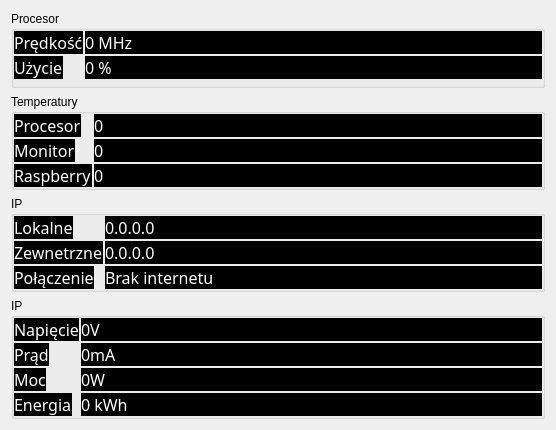
<?xml version="1.0" encoding="UTF-8"?>
<ui version="4.0">
 <class>Stats</class>
 <widget class="QWidget" name="Stats">
  <property name="geometry">
   <rect>
    <x>0</x>
    <y>0</y>
    <width>556</width>
    <height>430</height>
   </rect>
  </property>
  <property name="windowTitle">
   <string>Form</string>
  </property>
  <layout class="QVBoxLayout" name="verticalLayout">
   <item>
    <widget class="QGroupBox" name="cpuBox">
     <property name="styleSheet">
      <string notr="true">border-color: rgb(186, 189, 182);</string>
     </property>
     <property name="title">
      <string>Procesor</string>
     </property>
     <property name="flat">
      <bool>true</bool>
     </property>
     <layout class="QFormLayout" name="formLayoutProcesor">
      <property name="horizontalSpacing">
       <number>2</number>
      </property>
      <property name="verticalSpacing">
       <number>2</number>
      </property>
      <property name="leftMargin">
       <number>0</number>
      </property>
      <property name="topMargin">
       <number>0</number>
      </property>
      <property name="rightMargin">
       <number>0</number>
      </property>
      <property name="bottomMargin">
       <number>0</number>
      </property>
      <item row="0" column="0">
       <widget class="QLabel" name="etCpuSpeed">
        <property name="font">
         <font>
          <family>Roboto Slab ExtraLight</family>
          <pointsize>12</pointsize>
         </font>
        </property>
        <property name="styleSheet">
         <string notr="true">color: rgb(255, 255, 255);
background-color: rgb(0, 0, 0);</string>
        </property>
        <property name="text">
         <string>Prędkość</string>
        </property>
       </widget>
      </item>
      <item row="1" column="0">
       <widget class="QLabel" name="label">
        <property name="font">
         <font>
          <family>Roboto Slab ExtraLight</family>
          <pointsize>12</pointsize>
         </font>
        </property>
        <property name="styleSheet">
         <string notr="true">color: rgb(255, 255, 255);
background-color: rgb(0, 0, 0);</string>
        </property>
        <property name="text">
         <string>Użycie</string>
        </property>
       </widget>
      </item>
      <item row="1" column="1">
       <widget class="QLabel" name="cpuUsage">
        <property name="font">
         <font>
          <family>Roboto Slab ExtraLight</family>
          <pointsize>12</pointsize>
         </font>
        </property>
        <property name="styleSheet">
         <string notr="true">color: rgb(255, 255, 255);
background-color: rgb(0, 0, 0);</string>
        </property>
        <property name="text">
         <string>0 %</string>
        </property>
       </widget>
      </item>
      <item row="0" column="1">
       <widget class="QLabel" name="cpuSpeed">
        <property name="font">
         <font>
          <family>Roboto Slab ExtraLight</family>
          <pointsize>12</pointsize>
         </font>
        </property>
        <property name="styleSheet">
         <string notr="true">color: rgb(255, 255, 255);
background-color: rgb(0, 0, 0);</string>
        </property>
        <property name="text">
         <string>0 MHz</string>
        </property>
       </widget>
      </item>
     </layout>
    </widget>
   </item>
   <item>
    <widget class="QGroupBox" name="tempBox">
     <property name="title">
      <string>Temperatury</string>
     </property>
     <layout class="QFormLayout" name="formLayoutTemp">
      <property name="horizontalSpacing">
       <number>2</number>
      </property>
      <property name="verticalSpacing">
       <number>2</number>
      </property>
      <property name="leftMargin">
       <number>0</number>
      </property>
      <property name="topMargin">
       <number>0</number>
      </property>
      <property name="rightMargin">
       <number>0</number>
      </property>
      <property name="bottomMargin">
       <number>0</number>
      </property>
      <item row="0" column="0">
       <widget class="QLabel" name="etProcesro">
        <property name="font">
         <font>
          <family>Roboto Slab ExtraLight</family>
          <pointsize>12</pointsize>
         </font>
        </property>
        <property name="styleSheet">
         <string notr="true">color: rgb(255, 255, 255);
background-color: rgb(0, 0, 0);</string>
        </property>
        <property name="text">
         <string>Procesor</string>
        </property>
       </widget>
      </item>
      <item row="0" column="1">
       <widget class="QLabel" name="tempGPU">
        <property name="font">
         <font>
          <family>Roboto Slab ExtraLight</family>
          <pointsize>12</pointsize>
         </font>
        </property>
        <property name="styleSheet">
         <string notr="true">color: rgb(255, 255, 255);
background-color: rgb(0, 0, 0);</string>
        </property>
        <property name="text">
         <string>0</string>
        </property>
       </widget>
      </item>
      <item row="1" column="0">
       <widget class="QLabel" name="etMonitor">
        <property name="font">
         <font>
          <family>Roboto Slab ExtraLight</family>
          <pointsize>12</pointsize>
         </font>
        </property>
        <property name="styleSheet">
         <string notr="true">color: rgb(255, 255, 255);
background-color: rgb(0, 0, 0);</string>
        </property>
        <property name="text">
         <string>Monitor</string>
        </property>
       </widget>
      </item>
      <item row="1" column="1">
       <widget class="QLabel" name="tempMonitor">
        <property name="font">
         <font>
          <family>Roboto Slab ExtraLight</family>
          <pointsize>12</pointsize>
         </font>
        </property>
        <property name="styleSheet">
         <string notr="true">color: rgb(255, 255, 255);
background-color: rgb(0, 0, 0);</string>
        </property>
        <property name="text">
         <string>0</string>
        </property>
       </widget>
      </item>
      <item row="2" column="0">
       <widget class="QLabel" name="etRaspberry">
        <property name="font">
         <font>
          <family>Roboto Slab ExtraLight</family>
          <pointsize>12</pointsize>
         </font>
        </property>
        <property name="styleSheet">
         <string notr="true">color: rgb(255, 255, 255);
background-color: rgb(0, 0, 0);</string>
        </property>
        <property name="text">
         <string>Raspberry</string>
        </property>
       </widget>
      </item>
      <item row="2" column="1">
       <widget class="QLabel" name="tempRasp">
        <property name="font">
         <font>
          <family>Roboto Slab ExtraLight</family>
          <pointsize>12</pointsize>
         </font>
        </property>
        <property name="styleSheet">
         <string notr="true">color: rgb(255, 255, 255);
background-color: rgb(0, 0, 0);</string>
        </property>
        <property name="text">
         <string>0</string>
        </property>
       </widget>
      </item>
     </layout>
    </widget>
   </item>
   <item>
    <widget class="QGroupBox" name="ipBox">
     <property name="title">
      <string>IP</string>
     </property>
     <layout class="QFormLayout" name="formLayoutIp">
      <property name="horizontalSpacing">
       <number>2</number>
      </property>
      <property name="verticalSpacing">
       <number>2</number>
      </property>
      <property name="leftMargin">
       <number>0</number>
      </property>
      <property name="topMargin">
       <number>0</number>
      </property>
      <property name="rightMargin">
       <number>0</number>
      </property>
      <property name="bottomMargin">
       <number>0</number>
      </property>
      <item row="0" column="0">
       <widget class="QLabel" name="etLocalIp">
        <property name="font">
         <font>
          <family>Roboto Slab ExtraLight</family>
          <pointsize>12</pointsize>
         </font>
        </property>
        <property name="styleSheet">
         <string notr="true">color: rgb(255, 255, 255);
background-color: rgb(0, 0, 0);</string>
        </property>
        <property name="text">
         <string>Lokalne</string>
        </property>
       </widget>
      </item>
      <item row="0" column="1">
       <widget class="QLabel" name="localIp">
        <property name="font">
         <font>
          <family>Roboto Slab ExtraLight</family>
          <pointsize>12</pointsize>
         </font>
        </property>
        <property name="styleSheet">
         <string notr="true">color: rgb(255, 255, 255);
background-color: rgb(0, 0, 0);</string>
        </property>
        <property name="text">
         <string>0.0.0.0</string>
        </property>
       </widget>
      </item>
      <item row="1" column="0">
       <widget class="QLabel" name="etInternetIp">
        <property name="font">
         <font>
          <family>Roboto Slab ExtraLight</family>
          <pointsize>12</pointsize>
         </font>
        </property>
        <property name="styleSheet">
         <string notr="true">color: rgb(255, 255, 255);
background-color: rgb(0, 0, 0);</string>
        </property>
        <property name="text">
         <string>Zewnetrzne</string>
        </property>
       </widget>
      </item>
      <item row="1" column="1">
       <widget class="QLabel" name="zewnetrzneIp">
        <property name="font">
         <font>
          <family>Roboto Slab ExtraLight</family>
          <pointsize>12</pointsize>
         </font>
        </property>
        <property name="styleSheet">
         <string notr="true">color: rgb(255, 255, 255);
background-color: rgb(0, 0, 0);</string>
        </property>
        <property name="text">
         <string>0.0.0.0</string>
        </property>
       </widget>
      </item>
      <item row="2" column="0">
       <widget class="QLabel" name="etConnected">
        <property name="font">
         <font>
          <family>Roboto Slab ExtraLight</family>
          <pointsize>12</pointsize>
         </font>
        </property>
        <property name="styleSheet">
         <string notr="true">color: rgb(255, 255, 255);
background-color: rgb(0, 0, 0);</string>
        </property>
        <property name="text">
         <string>Połączenie</string>
        </property>
       </widget>
      </item>
      <item row="2" column="1">
       <widget class="QLabel" name="netstatus">
        <property name="font">
         <font>
          <family>Roboto Slab ExtraLight</family>
          <pointsize>12</pointsize>
         </font>
        </property>
        <property name="styleSheet">
         <string notr="true">color: rgb(255, 255, 255);
background-color: rgb(0, 0, 0);</string>
        </property>
        <property name="text">
         <string>Brak internetu</string>
        </property>
       </widget>
      </item>
     </layout>
    </widget>
   </item>
   <item>
    <widget class="QGroupBox" name="PowerBox">
     <property name="title">
      <string>IP</string>
     </property>
     <layout class="QFormLayout" name="formLayout">
      <property name="horizontalSpacing">
       <number>2</number>
      </property>
      <property name="verticalSpacing">
       <number>2</number>
      </property>
      <property name="leftMargin">
       <number>0</number>
      </property>
      <property name="topMargin">
       <number>0</number>
      </property>
      <property name="rightMargin">
       <number>0</number>
      </property>
      <property name="bottomMargin">
       <number>0</number>
      </property>
      <item row="1" column="0">
       <widget class="QLabel" name="etInternetIp_2">
        <property name="font">
         <font>
          <family>Roboto Slab ExtraLight</family>
          <pointsize>12</pointsize>
         </font>
        </property>
        <property name="styleSheet">
         <string notr="true">color: rgb(255, 255, 255);
background-color: rgb(0, 0, 0);</string>
        </property>
        <property name="text">
         <string>Prąd</string>
        </property>
       </widget>
      </item>
      <item row="3" column="0">
       <widget class="QLabel" name="etEnergia">
        <property name="font">
         <font>
          <family>Roboto Slab ExtraLight</family>
          <pointsize>12</pointsize>
         </font>
        </property>
        <property name="styleSheet">
         <string notr="true">color: rgb(255, 255, 255);
background-color: rgb(0, 0, 0);</string>
        </property>
        <property name="text">
         <string>Energia</string>
        </property>
       </widget>
      </item>
      <item row="0" column="0">
       <widget class="QLabel" name="wtVoltage">
        <property name="font">
         <font>
          <family>Roboto Slab ExtraLight</family>
          <pointsize>12</pointsize>
         </font>
        </property>
        <property name="styleSheet">
         <string notr="true">color: rgb(255, 255, 255);
background-color: rgb(0, 0, 0);</string>
        </property>
        <property name="text">
         <string>Napięcie</string>
        </property>
       </widget>
      </item>
      <item row="0" column="1">
       <widget class="QLabel" name="voltage">
        <property name="font">
         <font>
          <family>Roboto Slab ExtraLight</family>
          <pointsize>12</pointsize>
         </font>
        </property>
        <property name="styleSheet">
         <string notr="true">color: rgb(255, 255, 255);
background-color: rgb(0, 0, 0);</string>
        </property>
        <property name="text">
         <string>0V</string>
        </property>
       </widget>
      </item>
      <item row="1" column="1">
       <widget class="QLabel" name="current">
        <property name="font">
         <font>
          <family>Roboto Slab ExtraLight</family>
          <pointsize>12</pointsize>
         </font>
        </property>
        <property name="styleSheet">
         <string notr="true">color: rgb(255, 255, 255);
background-color: rgb(0, 0, 0);</string>
        </property>
        <property name="text">
         <string>0mA</string>
        </property>
       </widget>
      </item>
      <item row="2" column="0">
       <widget class="QLabel" name="etPower">
        <property name="font">
         <font>
          <family>Roboto Slab ExtraLight</family>
          <pointsize>12</pointsize>
         </font>
        </property>
        <property name="styleSheet">
         <string notr="true">color: rgb(255, 255, 255);
background-color: rgb(0, 0, 0);</string>
        </property>
        <property name="text">
         <string>Moc</string>
        </property>
       </widget>
      </item>
      <item row="2" column="1">
       <widget class="QLabel" name="power">
        <property name="font">
         <font>
          <family>Roboto Slab ExtraLight</family>
          <pointsize>12</pointsize>
         </font>
        </property>
        <property name="styleSheet">
         <string notr="true">color: rgb(255, 255, 255);
background-color: rgb(0, 0, 0);</string>
        </property>
        <property name="text">
         <string>0W</string>
        </property>
       </widget>
      </item>
      <item row="3" column="1">
       <widget class="QLabel" name="energia">
        <property name="font">
         <font>
          <family>Roboto Slab ExtraLight</family>
          <pointsize>12</pointsize>
         </font>
        </property>
        <property name="styleSheet">
         <string notr="true">color: rgb(255, 255, 255);
background-color: rgb(0, 0, 0);</string>
        </property>
        <property name="text">
         <string>0 kWh</string>
        </property>
       </widget>
      </item>
     </layout>
    </widget>
   </item>
  </layout>
 </widget>
 <resources/>
 <connections/>
</ui>
